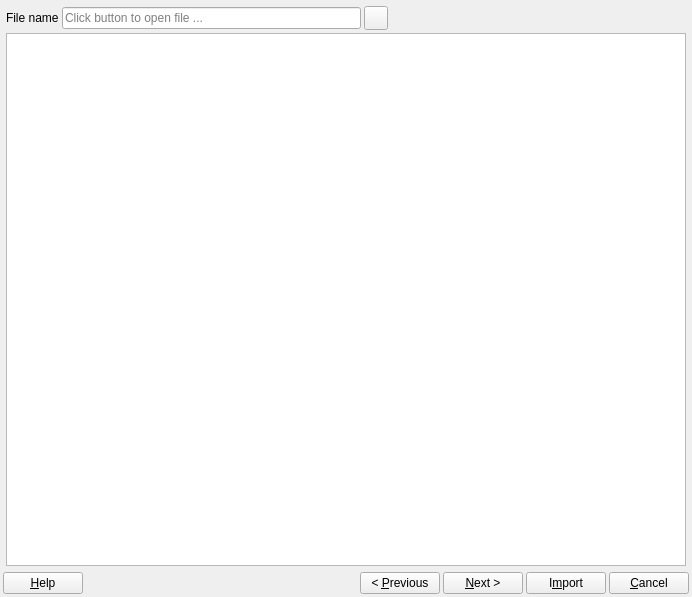
<?xml version="1.0" encoding="UTF-8"?>
<ui version="4.0">
 <class>ACC_BankImportCheckDialog</class>
 <widget class="QWidget" name="ACC_BankImportCheckDialog">
  <property name="geometry">
   <rect>
    <x>0</x>
    <y>0</y>
    <width>692</width>
    <height>597</height>
   </rect>
  </property>
  <property name="sizePolicy">
   <sizepolicy hsizetype="Preferred" vsizetype="Preferred">
    <horstretch>0</horstretch>
    <verstretch>0</verstretch>
   </sizepolicy>
  </property>
  <property name="minimumSize">
   <size>
    <width>680</width>
    <height>0</height>
   </size>
  </property>
  <property name="baseSize">
   <size>
    <width>680</width>
    <height>400</height>
   </size>
  </property>
  <property name="windowTitle">
   <string>Form</string>
  </property>
  <layout class="QGridLayout" name="gridLayout_12">
   <property name="leftMargin">
    <number>3</number>
   </property>
   <property name="topMargin">
    <number>3</number>
   </property>
   <property name="rightMargin">
    <number>3</number>
   </property>
   <property name="bottomMargin">
    <number>3</number>
   </property>
   <property name="spacing">
    <number>3</number>
   </property>
   <item row="0" column="0">
    <widget class="QStackedWidget" name="stackedWidget">
     <property name="currentIndex">
      <number>0</number>
     </property>
     <widget class="QWidget" name="StackPage1">
      <layout class="QGridLayout" name="gridLayout_4">
       <property name="leftMargin">
        <number>3</number>
       </property>
       <property name="topMargin">
        <number>3</number>
       </property>
       <property name="rightMargin">
        <number>3</number>
       </property>
       <property name="bottomMargin">
        <number>3</number>
       </property>
       <property name="spacing">
        <number>3</number>
       </property>
       <item row="0" column="0">
        <layout class="QHBoxLayout" name="horizontalLayout_3">
         <item>
          <widget class="QLabel" name="label">
           <property name="text">
            <string>File name</string>
           </property>
          </widget>
         </item>
         <item>
          <widget class="QLineEdit" name="leFileName">
           <property name="minimumSize">
            <size>
             <width>250</width>
             <height>0</height>
            </size>
           </property>
           <property name="placeholderText">
            <string>Click button to open file ...</string>
           </property>
          </widget>
         </item>
         <item>
          <widget class="QToolButton" name="pbOpenFile">
           <property name="minimumSize">
            <size>
             <width>24</width>
             <height>24</height>
            </size>
           </property>
           <property name="maximumSize">
            <size>
             <width>24</width>
             <height>24</height>
            </size>
           </property>
           <property name="toolTip">
            <string>Open and show bank statement file</string>
           </property>
           <property name="text">
            <string/>
           </property>
           <property name="icon">
            <iconset resource="../../../db/src/gui/db.qrc">
             <normaloff>:/images/icons/folder_table.png</normaloff>:/images/icons/folder_table.png</iconset>
           </property>
          </widget>
         </item>
         <item>
          <spacer name="horizontalSpacer_13">
           <property name="orientation">
            <enum>Qt::Horizontal</enum>
           </property>
           <property name="sizeHint" stdset="0">
            <size>
             <width>40</width>
             <height>20</height>
            </size>
           </property>
          </spacer>
         </item>
        </layout>
       </item>
       <item row="1" column="0">
        <widget class="QTableWidget" name="tw"/>
       </item>
      </layout>
     </widget>
     <widget class="QWidget" name="StackPage2">
      <layout class="QGridLayout" name="gridLayout_5">
       <property name="leftMargin">
        <number>3</number>
       </property>
       <property name="topMargin">
        <number>3</number>
       </property>
       <property name="rightMargin">
        <number>3</number>
       </property>
       <property name="bottomMargin">
        <number>3</number>
       </property>
       <property name="spacing">
        <number>3</number>
       </property>
       <item row="0" column="0">
        <widget class="QTabWidget" name="tabWidget">
         <property name="currentIndex">
          <number>0</number>
         </property>
         <widget class="QWidget" name="tab">
          <attribute name="title">
           <string>&amp;Entry</string>
          </attribute>
          <layout class="QGridLayout" name="gridLayout_11">
           <property name="leftMargin">
            <number>3</number>
           </property>
           <property name="topMargin">
            <number>3</number>
           </property>
           <property name="rightMargin">
            <number>3</number>
           </property>
           <property name="bottomMargin">
            <number>3</number>
           </property>
           <property name="spacing">
            <number>3</number>
           </property>
           <item row="0" column="0">
            <widget class="QSplitter" name="splitter">
             <property name="orientation">
              <enum>Qt::Vertical</enum>
             </property>
             <widget class="QWidget" name="layoutWidget">
              <layout class="QGridLayout" name="gridLayout_10">
               <property name="spacing">
                <number>3</number>
               </property>
               <item row="0" column="0">
                <layout class="QHBoxLayout" name="horizontalLayout_8">
                 <item>
                  <widget class="QLabel" name="lblLedgerAccount">
                   <property name="text">
                    <string>Ledger Account</string>
                   </property>
                  </widget>
                 </item>
                 <item>
                  <widget class="QComboBox" name="cbLedgerAccount">
                   <property name="minimumSize">
                    <size>
                     <width>250</width>
                     <height>0</height>
                    </size>
                   </property>
                  </widget>
                 </item>
                 <item>
                  <spacer name="horizontalSpacer_8">
                   <property name="orientation">
                    <enum>Qt::Horizontal</enum>
                   </property>
                   <property name="sizeHint" stdset="0">
                    <size>
                     <width>40</width>
                     <height>20</height>
                    </size>
                   </property>
                  </spacer>
                 </item>
                </layout>
               </item>
               <item row="1" column="0">
                <widget class="QGroupBox" name="gbDocument">
                 <property name="sizePolicy">
                  <sizepolicy hsizetype="Preferred" vsizetype="Expanding">
                   <horstretch>0</horstretch>
                   <verstretch>2</verstretch>
                  </sizepolicy>
                 </property>
                 <property name="title">
                  <string>Document</string>
                 </property>
                 <layout class="QGridLayout" name="gridLayout">
                  <property name="leftMargin">
                   <number>3</number>
                  </property>
                  <property name="topMargin">
                   <number>3</number>
                  </property>
                  <property name="rightMargin">
                   <number>3</number>
                  </property>
                  <property name="bottomMargin">
                   <number>3</number>
                  </property>
                  <property name="spacing">
                   <number>3</number>
                  </property>
                  <item row="0" column="0">
                   <widget class="QTableView" name="tvDocument">
                    <property name="sizePolicy">
                     <sizepolicy hsizetype="Expanding" vsizetype="Expanding">
                      <horstretch>0</horstretch>
                      <verstretch>2</verstretch>
                     </sizepolicy>
                    </property>
                    <property name="sizeIncrement">
                     <size>
                      <width>1</width>
                      <height>1</height>
                     </size>
                    </property>
                   </widget>
                  </item>
                 </layout>
                </widget>
               </item>
               <item row="2" column="0">
                <layout class="QGridLayout" name="gridLayout_2">
                 <property name="spacing">
                  <number>3</number>
                 </property>
                 <item row="0" column="0">
                  <widget class="QLabel" name="lblDate">
                   <property name="text">
                    <string>Date</string>
                   </property>
                   <property name="alignment">
                    <set>Qt::AlignRight|Qt::AlignTrailing|Qt::AlignVCenter</set>
                   </property>
                  </widget>
                 </item>
                 <item row="0" column="1">
                  <layout class="QHBoxLayout" name="horizontalLayout_2">
                   <property name="spacing">
                    <number>1</number>
                   </property>
                   <item>
                    <widget class="QDateEdit" name="deDate">
                     <property name="minimumSize">
                      <size>
                       <width>120</width>
                       <height>0</height>
                      </size>
                     </property>
                     <property name="calendarPopup">
                      <bool>true</bool>
                     </property>
                    </widget>
                   </item>
                   <item>
                    <spacer name="horizontalSpacer_6">
                     <property name="orientation">
                      <enum>Qt::Horizontal</enum>
                     </property>
                     <property name="sizeHint" stdset="0">
                      <size>
                       <width>13</width>
                       <height>20</height>
                      </size>
                     </property>
                    </spacer>
                   </item>
                  </layout>
                 </item>
                 <item row="0" column="4">
                  <widget class="QLabel" name="lblTotalRec">
                   <property name="text">
                    <string>Total Receivable</string>
                   </property>
                   <property name="alignment">
                    <set>Qt::AlignRight|Qt::AlignTrailing|Qt::AlignVCenter</set>
                   </property>
                  </widget>
                 </item>
                 <item row="0" column="5">
                  <layout class="QHBoxLayout" name="horizontalLayout_5">
                   <property name="spacing">
                    <number>3</number>
                   </property>
                   <item>
                    <widget class="QLineEdit" name="leTotalRec">
                     <property name="text">
                      <string/>
                     </property>
                     <property name="alignment">
                      <set>Qt::AlignRight|Qt::AlignTrailing|Qt::AlignVCenter</set>
                     </property>
                     <property name="placeholderText">
                      <string>0.00</string>
                     </property>
                    </widget>
                   </item>
                   <item>
                    <spacer name="horizontalSpacer_3">
                     <property name="orientation">
                      <enum>Qt::Horizontal</enum>
                     </property>
                     <property name="sizeHint" stdset="0">
                      <size>
                       <width>40</width>
                       <height>20</height>
                      </size>
                     </property>
                    </spacer>
                   </item>
                  </layout>
                 </item>
                 <item row="1" column="0">
                  <widget class="QLabel" name="lblDocumentNo">
                   <property name="text">
                    <string>Document No.</string>
                   </property>
                   <property name="alignment">
                    <set>Qt::AlignRight|Qt::AlignTrailing|Qt::AlignVCenter</set>
                   </property>
                  </widget>
                 </item>
                 <item row="1" column="4">
                  <widget class="QLabel" name="lblTotalPay">
                   <property name="text">
                    <string>Total Payable</string>
                   </property>
                   <property name="alignment">
                    <set>Qt::AlignRight|Qt::AlignTrailing|Qt::AlignVCenter</set>
                   </property>
                  </widget>
                 </item>
                 <item row="1" column="5">
                  <layout class="QHBoxLayout" name="horizontalLayout_6">
                   <property name="spacing">
                    <number>3</number>
                   </property>
                   <item>
                    <widget class="QLineEdit" name="leTotalPay">
                     <property name="text">
                      <string/>
                     </property>
                     <property name="alignment">
                      <set>Qt::AlignRight|Qt::AlignTrailing|Qt::AlignVCenter</set>
                     </property>
                     <property name="placeholderText">
                      <string>0.00</string>
                     </property>
                    </widget>
                   </item>
                   <item>
                    <spacer name="horizontalSpacer">
                     <property name="orientation">
                      <enum>Qt::Horizontal</enum>
                     </property>
                     <property name="sizeHint" stdset="0">
                      <size>
                       <width>40</width>
                       <height>20</height>
                      </size>
                     </property>
                    </spacer>
                   </item>
                  </layout>
                 </item>
                 <item row="2" column="0">
                  <widget class="QLabel" name="lblDescription">
                   <property name="text">
                    <string>Description</string>
                   </property>
                   <property name="alignment">
                    <set>Qt::AlignRight|Qt::AlignTrailing|Qt::AlignVCenter</set>
                   </property>
                  </widget>
                 </item>
                 <item row="2" column="1" colspan="3">
                  <widget class="QLineEdit" name="leDescription"/>
                 </item>
                 <item row="2" column="5">
                  <layout class="QHBoxLayout" name="horizontalLayout_10">
                   <property name="spacing">
                    <number>3</number>
                   </property>
                   <item>
                    <spacer name="horizontalSpacer_11">
                     <property name="orientation">
                      <enum>Qt::Horizontal</enum>
                     </property>
                     <property name="sizeHint" stdset="0">
                      <size>
                       <width>40</width>
                       <height>20</height>
                      </size>
                     </property>
                    </spacer>
                   </item>
                  </layout>
                 </item>
                 <item row="1" column="1">
                  <layout class="QHBoxLayout" name="horizontalLayout_4">
                   <property name="spacing">
                    <number>1</number>
                   </property>
                   <item>
                    <widget class="QLineEdit" name="leDocumentNo"/>
                   </item>
                   <item>
                    <spacer name="horizontalSpacer_15">
                     <property name="orientation">
                      <enum>Qt::Horizontal</enum>
                     </property>
                     <property name="sizeHint" stdset="0">
                      <size>
                       <width>13</width>
                       <height>20</height>
                      </size>
                     </property>
                    </spacer>
                   </item>
                  </layout>
                 </item>
                 <item row="0" column="3">
                  <spacer name="horizontalSpacer_4">
                   <property name="orientation">
                    <enum>Qt::Horizontal</enum>
                   </property>
                   <property name="sizeHint" stdset="0">
                    <size>
                     <width>40</width>
                     <height>20</height>
                    </size>
                   </property>
                  </spacer>
                 </item>
                 <item row="0" column="2">
                  <spacer name="horizontalSpacer_7">
                   <property name="orientation">
                    <enum>Qt::Horizontal</enum>
                   </property>
                   <property name="sizeHint" stdset="0">
                    <size>
                     <width>40</width>
                     <height>20</height>
                    </size>
                   </property>
                  </spacer>
                 </item>
                 <item row="1" column="2">
                  <spacer name="horizontalSpacer_9">
                   <property name="orientation">
                    <enum>Qt::Horizontal</enum>
                   </property>
                   <property name="sizeHint" stdset="0">
                    <size>
                     <width>40</width>
                     <height>20</height>
                    </size>
                   </property>
                  </spacer>
                 </item>
                 <item row="1" column="3">
                  <spacer name="horizontalSpacer_10">
                   <property name="orientation">
                    <enum>Qt::Horizontal</enum>
                   </property>
                   <property name="sizeHint" stdset="0">
                    <size>
                     <width>40</width>
                     <height>20</height>
                    </size>
                   </property>
                  </spacer>
                 </item>
                </layout>
               </item>
              </layout>
             </widget>
             <widget class="QWidget" name="layoutWidget_1">
              <layout class="QGridLayout" name="gridLayout_9" columnstretch="2,0">
               <item row="0" column="0" colspan="2">
                <widget class="Line" name="line">
                 <property name="orientation">
                  <enum>Qt::Horizontal</enum>
                 </property>
                </widget>
               </item>
               <item row="1" column="0" colspan="2">
                <widget class="QGroupBox" name="gbDocumentItem">
                 <property name="sizePolicy">
                  <sizepolicy hsizetype="Preferred" vsizetype="Expanding">
                   <horstretch>0</horstretch>
                   <verstretch>1</verstretch>
                  </sizepolicy>
                 </property>
                 <property name="minimumSize">
                  <size>
                   <width>0</width>
                   <height>0</height>
                  </size>
                 </property>
                 <property name="title">
                  <string>Document Item</string>
                 </property>
                 <layout class="QGridLayout" name="gridLayout_3">
                  <property name="leftMargin">
                   <number>3</number>
                  </property>
                  <property name="topMargin">
                   <number>3</number>
                  </property>
                  <property name="rightMargin">
                   <number>3</number>
                  </property>
                  <property name="bottomMargin">
                   <number>3</number>
                  </property>
                  <property name="spacing">
                   <number>3</number>
                  </property>
                  <item row="0" column="0">
                   <widget class="QTableView" name="tvItem">
                    <property name="sizePolicy">
                     <sizepolicy hsizetype="Expanding" vsizetype="Expanding">
                      <horstretch>0</horstretch>
                      <verstretch>1</verstretch>
                     </sizepolicy>
                    </property>
                    <property name="sizeIncrement">
                     <size>
                      <width>1</width>
                      <height>1</height>
                     </size>
                    </property>
                   </widget>
                  </item>
                 </layout>
                </widget>
               </item>
               <item row="2" column="0">
                <layout class="QGridLayout" name="gridLayout_8">
                 <property name="verticalSpacing">
                  <number>3</number>
                 </property>
                 <item row="0" column="0">
                  <widget class="QLabel" name="lblItemDescription">
                   <property name="text">
                    <string>Description</string>
                   </property>
                   <property name="alignment">
                    <set>Qt::AlignRight|Qt::AlignTrailing|Qt::AlignVCenter</set>
                   </property>
                  </widget>
                 </item>
                 <item row="0" column="1">
                  <widget class="QLineEdit" name="leItemDescription">
                   <property name="sizePolicy">
                    <sizepolicy hsizetype="Expanding" vsizetype="Fixed">
                     <horstretch>1</horstretch>
                     <verstretch>0</verstretch>
                    </sizepolicy>
                   </property>
                   <property name="minimumSize">
                    <size>
                     <width>0</width>
                     <height>0</height>
                    </size>
                   </property>
                   <property name="maximumSize">
                    <size>
                     <width>16777215</width>
                     <height>16777215</height>
                    </size>
                   </property>
                  </widget>
                 </item>
                 <item row="1" column="0">
                  <widget class="QLabel" name="lblItemAmount">
                   <property name="text">
                    <string>Item Amount</string>
                   </property>
                   <property name="alignment">
                    <set>Qt::AlignRight|Qt::AlignTrailing|Qt::AlignVCenter</set>
                   </property>
                  </widget>
                 </item>
                 <item row="1" column="1">
                  <layout class="QHBoxLayout" name="horizontalLayout_12">
                   <property name="spacing">
                    <number>3</number>
                   </property>
                   <item>
                    <widget class="QLineEdit" name="leItemAmount">
                     <property name="sizePolicy">
                      <sizepolicy hsizetype="Fixed" vsizetype="Fixed">
                       <horstretch>0</horstretch>
                       <verstretch>0</verstretch>
                      </sizepolicy>
                     </property>
                     <property name="minimumSize">
                      <size>
                       <width>0</width>
                       <height>0</height>
                      </size>
                     </property>
                     <property name="maximumSize">
                      <size>
                       <width>100</width>
                       <height>16777215</height>
                      </size>
                     </property>
                     <property name="text">
                      <string/>
                     </property>
                     <property name="alignment">
                      <set>Qt::AlignRight|Qt::AlignTrailing|Qt::AlignVCenter</set>
                     </property>
                     <property name="placeholderText">
                      <string>0.00</string>
                     </property>
                    </widget>
                   </item>
                   <item>
                    <spacer name="horizontalSpacer_14">
                     <property name="orientation">
                      <enum>Qt::Horizontal</enum>
                     </property>
                     <property name="sizeHint" stdset="0">
                      <size>
                       <width>40</width>
                       <height>20</height>
                      </size>
                     </property>
                    </spacer>
                   </item>
                   <item>
                    <widget class="QLabel" name="lblDebitCredit">
                     <property name="frameShape">
                      <enum>QFrame::NoFrame</enum>
                     </property>
                     <property name="text">
                      <string>(+ is Debit, - Credit)</string>
                     </property>
                     <property name="alignment">
                      <set>Qt::AlignRight|Qt::AlignTrailing|Qt::AlignVCenter</set>
                     </property>
                    </widget>
                   </item>
                  </layout>
                 </item>
                 <item row="2" column="0">
                  <widget class="QLabel" name="lblAllocation">
                   <property name="text">
                    <string>Allocation</string>
                   </property>
                   <property name="alignment">
                    <set>Qt::AlignRight|Qt::AlignTrailing|Qt::AlignVCenter</set>
                   </property>
                  </widget>
                 </item>
                 <item row="2" column="1">
                  <widget class="RB_IdxLineEdit" name="ileAllocation">
                   <property name="enabled">
                    <bool>true</bool>
                   </property>
                   <property name="sizePolicy">
                    <sizepolicy hsizetype="Expanding" vsizetype="Fixed">
                     <horstretch>1</horstretch>
                     <verstretch>0</verstretch>
                    </sizepolicy>
                   </property>
                   <property name="maximumSize">
                    <size>
                     <width>16777215</width>
                     <height>16777215</height>
                    </size>
                   </property>
                  </widget>
                 </item>
                 <item row="3" column="0">
                  <widget class="QLabel" name="lblItemAccount">
                   <property name="text">
                    <string>Account</string>
                   </property>
                   <property name="alignment">
                    <set>Qt::AlignRight|Qt::AlignTrailing|Qt::AlignVCenter</set>
                   </property>
                  </widget>
                 </item>
                 <item row="3" column="1">
                  <widget class="RB_IdxLineEdit" name="ileItemAccount">
                   <property name="sizePolicy">
                    <sizepolicy hsizetype="Expanding" vsizetype="Fixed">
                     <horstretch>1</horstretch>
                     <verstretch>0</verstretch>
                    </sizepolicy>
                   </property>
                   <property name="maximumSize">
                    <size>
                     <width>16777215</width>
                     <height>16777215</height>
                    </size>
                   </property>
                  </widget>
                 </item>
                 <item row="3" column="2">
                  <widget class="QPushButton" name="pbAddReference">
                   <property name="minimumSize">
                    <size>
                     <width>24</width>
                     <height>24</height>
                    </size>
                   </property>
                   <property name="maximumSize">
                    <size>
                     <width>24</width>
                     <height>24</height>
                    </size>
                   </property>
                   <property name="toolTip">
                    <string>Add reference for GL booking</string>
                   </property>
                   <property name="text">
                    <string/>
                   </property>
                   <property name="icon">
                    <iconset resource="../../../db/src/gui/db.qrc">
                     <normaloff>:/images/icons/tag_blue_add.png</normaloff>:/images/icons/tag_blue_add.png</iconset>
                   </property>
                  </widget>
                 </item>
                </layout>
               </item>
               <item row="2" column="1">
                <spacer name="horizontalSpacer_2">
                 <property name="orientation">
                  <enum>Qt::Horizontal</enum>
                 </property>
                 <property name="sizeType">
                  <enum>QSizePolicy::Expanding</enum>
                 </property>
                 <property name="sizeHint" stdset="0">
                  <size>
                   <width>200</width>
                   <height>20</height>
                  </size>
                 </property>
                </spacer>
               </item>
              </layout>
             </widget>
            </widget>
           </item>
          </layout>
         </widget>
         <widget class="QWidget" name="tab_2">
          <attribute name="title">
           <string>&amp;Journal</string>
          </attribute>
          <layout class="QGridLayout" name="gridLayout_7">
           <property name="leftMargin">
            <number>3</number>
           </property>
           <property name="topMargin">
            <number>3</number>
           </property>
           <property name="rightMargin">
            <number>3</number>
           </property>
           <property name="bottomMargin">
            <number>3</number>
           </property>
           <property name="spacing">
            <number>3</number>
           </property>
           <item row="0" column="0">
            <widget class="QGroupBox" name="gbGlTransactions">
             <property name="title">
              <string>GL Transactions based on document items (read only)</string>
             </property>
             <layout class="QGridLayout" name="gridLayout_6">
              <property name="leftMargin">
               <number>3</number>
              </property>
              <property name="topMargin">
               <number>3</number>
              </property>
              <property name="rightMargin">
               <number>3</number>
              </property>
              <property name="bottomMargin">
               <number>3</number>
              </property>
              <property name="spacing">
               <number>3</number>
              </property>
              <item row="0" column="0">
               <widget class="QTableWidget" name="twGlTransactions">
                <property name="editTriggers">
                 <set>QAbstractItemView::NoEditTriggers</set>
                </property>
                <property name="alternatingRowColors">
                 <bool>true</bool>
                </property>
               </widget>
              </item>
             </layout>
            </widget>
           </item>
          </layout>
         </widget>
        </widget>
       </item>
      </layout>
     </widget>
    </widget>
   </item>
   <item row="1" column="0">
    <layout class="QHBoxLayout" name="horizontalLayout">
     <property name="spacing">
      <number>3</number>
     </property>
     <item>
      <widget class="QPushButton" name="pbHelp">
       <property name="text">
        <string>&amp;Help</string>
       </property>
      </widget>
     </item>
     <item>
      <spacer name="horizontalSpacer_5">
       <property name="orientation">
        <enum>Qt::Horizontal</enum>
       </property>
       <property name="sizeHint" stdset="0">
        <size>
         <width>40</width>
         <height>20</height>
        </size>
       </property>
      </spacer>
     </item>
     <item>
      <widget class="QPushButton" name="pbPrevious">
       <property name="text">
        <string>&lt; &amp;Previous</string>
       </property>
      </widget>
     </item>
     <item>
      <widget class="QPushButton" name="pbNext">
       <property name="text">
        <string>&amp;Next &gt;</string>
       </property>
      </widget>
     </item>
     <item>
      <widget class="QPushButton" name="pbImport">
       <property name="text">
        <string>I&amp;mport</string>
       </property>
      </widget>
     </item>
     <item>
      <widget class="QPushButton" name="pbCancel">
       <property name="text">
        <string>&amp;Cancel</string>
       </property>
      </widget>
     </item>
    </layout>
   </item>
  </layout>
 </widget>
 <customwidgets>
  <customwidget>
   <class>RB_IdxLineEdit</class>
   <extends>QLineEdit</extends>
   <header>rb_idxlineedit.h</header>
  </customwidget>
 </customwidgets>
 <tabstops>
  <tabstop>pbOpenFile</tabstop>
  <tabstop>tw</tabstop>
  <tabstop>pbNext</tabstop>
  <tabstop>pbImport</tabstop>
  <tabstop>pbCancel</tabstop>
  <tabstop>pbPrevious</tabstop>
  <tabstop>pbHelp</tabstop>
  <tabstop>tvDocument</tabstop>
  <tabstop>deDate</tabstop>
  <tabstop>leDocumentNo</tabstop>
  <tabstop>leDescription</tabstop>
  <tabstop>leTotalRec</tabstop>
  <tabstop>leTotalPay</tabstop>
  <tabstop>leItemDescription</tabstop>
  <tabstop>leItemAmount</tabstop>
  <tabstop>ileAllocation</tabstop>
  <tabstop>ileItemAccount</tabstop>
  <tabstop>pbAddReference</tabstop>
  <tabstop>tabWidget</tabstop>
  <tabstop>twGlTransactions</tabstop>
  <tabstop>cbLedgerAccount</tabstop>
  <tabstop>tvItem</tabstop>
  <tabstop>leFileName</tabstop>
 </tabstops>
 <resources>
  <include location="../../../db/src/gui/db.qrc"/>
 </resources>
 <connections/>
</ui>
